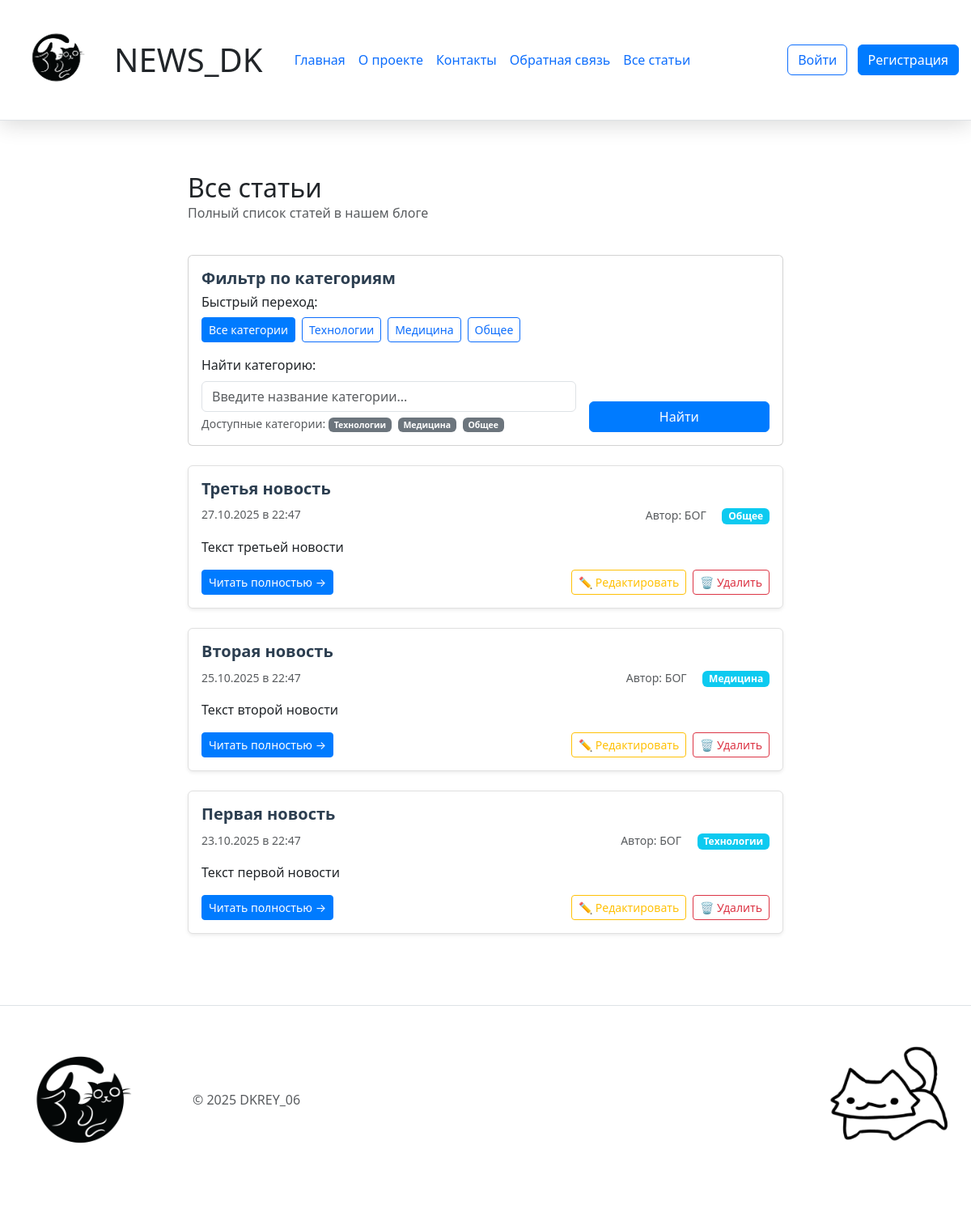
The page /articles on the database its author committed.
### 3.UPG_News_Blog_DK/models.py (models this page shows, shortened)
class Article(db.Model):
    __tablename__ = 'article'
    id = db.Column(db.Integer, primary_key=True)
    title = db.Column(db.String(200), nullable=False)
    text = db.Column(db.Text, nullable=False)
    created_date = db.Column(db.DateTime, default=datetime.now)
    user_id = db.Column(db.Integer, db.ForeignKey('user.id'), nullable=False)
    category = db.Column(db.String(50), nullable=False, default='general')
    comments = db.relationship('Comment', backref='article', lazy=True, cascade='all, delete-orphan')

class User(db.Model, UserMixin):
    __tablename__ = 'user'
    id = db.Column(db.Integer, primary_key=True)
    name = db.Column(db.String(100), nullable=False)
    email = db.Column(db.String(100), nullable=False, unique=True)
    hashed_password = db.Column(db.String(200), nullable=False)
    created_date = db.Column(db.DateTime, default=datetime.now)
    articles = db.relationship('Article', backref='author', lazy=True)

### 3.UPG_News_Blog_DK/app.py (the view)
@app.route("/articles")
def articles():
    category = request.args.get('category', '').strip()
    if category:
        return articles_by_category(category)
    articles = get_articles()
    return render_template('articles.html', articles=articles)

### 3.UPG_News_Blog_DK/app.py (called while the page is built)
def get_articles(category=None):
    query = Article.query
    if category:
        query = query.filter_by(category=category)
    articles_from_db = query.order_by(Article.created_date.desc()).all()
    articles = []
    for article in articles_from_db:
        articles.append({
            'id': article.id,
            'title': article.title,
            'date': article.created_date,
            'preview': article.text[:100] + '...' if len(article.text) > 100 else article.text,
            'content': article.text,
            'author': article.author.name,
            'category': article.category
        })
    return articles

def get_categories():
    categories = db.session.query(Article.category).distinct().all()
    return [category[0] for category in categories]

@app.context_processor
def inject_today():
    return {'today': datetime.now().date()}

@app.context_processor
def inject_categories():
    categories = get_categories()
    return {'categories': categories}

@app.context_processor
def inject_current_user():
    return {'current_user': current_user}

### 3.UPG_News_Blog_DK/templates/articles.html (shortened to what this page needs)
{% extends 'base.html' %}
{% block content %}
<div class="container">
	<div class="row align-items-center mb-4">
		<div class="col">
			<h2 class="mb-0">
				{% if current_category %}
				Статьи в категории: "{{ current_category }}"
				{% else %}
				Все статьи
				{% endif %}
			</h2>
			<p class="text-muted">Полный список статей в нашем блоге</p>
		</div>
	</div>
	<div class="card mb-4">
		<div class="card-body">
			<h5 class="card-title">Фильтр по категориям</h5>
			<div class="categories-nav mb-3">
				<h6>Быстрый переход:</h6>
				<div class="d-flex flex-wrap gap-2">
					<a href="{{ url_for('articles') }}"
						class="btn {% if not current_category %}btn-primary{% else %}btn-outline-primary{% endif %} btn-sm">
						Все категории
					</a>
					{% for cat in categories %}
					<a href="{{ url_for('articles_by_category', category=cat) }}"
						class="btn {% if current_category == cat %}btn-primary{% else %}btn-outline-primary{% endif %} btn-sm">
						{{ cat }}
					</a>
					{% endfor %}
				</div>
			</div>
			<form method="GET" action="{{ url_for('articles') }}" class="row g-3">
				<div class="col-md-8">
					<label for="category_search" class="form-label">Найти категорию:</label>
					<input type="text" class="form-control" id="category_search" name="category"
						value="{{ current_category if current_category else '' }}"
						placeholder="Введите название категории...">
					<div class="form-text">
						Доступные категории:
						{% for cat in categories %}
						<span class="badge bg-secondary me-1">{{ cat }}</span>
						{% endfor %}
					</div>
				</div>
				<div class="col-md-4 d-flex align-items-end">
					<div class="btn-group w-100">
						<button type="submit" class="btn btn-primary">Найти</button>
					</div>
				</div>
			</form>
		</div>
	</div>
	{% if articles %}
	<div class="row">
		{% for article in articles %}
		<div class="col-12 mb-4">
			<div class="card news-card h-100 shadow-sm">
				<div class="card-body">
					<div class="d-flex justify-content-between align-items-start mb-2">
						<h5 class="card-title mb-0">{{ article.title }}</h5>
					</div>
					<div class="d-flex justify-content-between align-items-center mb-3">
						<p class="card-text text-muted small mb-0">
							 {{ article.date.strftime('%d.%m.%Y в %H:%M') }}
						</p>
						<div>
							{% if article.author %}
							<span class="card-text text-muted small me-3">
								Автор: {{ article.author }}
							</span>
							{% endif %}
							<span class="badge bg-info">{{ article.category }}</span>
						</div>
					</div>
					<p class="card-text mb-3">{{ article.preview }}</p>
					<div class="row align-items-center">
						<div class="col-md-6">
							<a href="{{ url_for('news', id=article.id) }}" class="btn btn-primary btn-sm">
								Читать полностью →
							</a>
						</div>
						<div class="col-md-6 text-md-end mt-2 mt-md-0">
							<a href="{{ url_for('edit_article', id=article.id) }}"
								class="btn btn-outline-warning btn-sm me-1">
								✏️ Редактировать
							</a>
							<form action="{{ url_for('delete_article', id=article.id) }}" method="POST" class="d-inline"
								onsubmit="return confirm('Удалить статью?')">
								<button type="submit" class="btn btn-outline-danger btn-sm">
									🗑️ Удалить
								</button>
							</form>
						</div>
					</div>
				</div>
			</div>
		</div>
		{% endfor %}
	</div>
	{% endif %}
</div>
{% endblock %}

### 3.UPG_News_Blog_DK/static/css/main.css (style rules this page uses)
body { background-color: white; }

### 3.UPG_News_Blog_DK/static/css/index.css (style rules this page uses)
.news-card { border: 1px solid #e0e0e0; transition: transform 0.2s ease-in-out; }
.card-title { color: #2c3e50; font-weight: 600; }
.btn-primary { background-color: #007bff; border-color: #007bff; }
h2 { margin-bottom: 50px; }

### rows shown on the page
Article: category "Технологии", title "Первая новость", date "23.10.2025 в 22:47", category "Технологии", preview "Текст первой новости"
Article: category "Медицина", title "Вторая новость", date "25.10.2025 в 22:47", category "Медицина", preview "Текст второй новости"
Article: category "Общее", title "Третья новость", date "27.10.2025 в 22:47", category "Общее", preview "Текст третьей новости"
User: author "БОГ" "БОГ" "БОГ"
